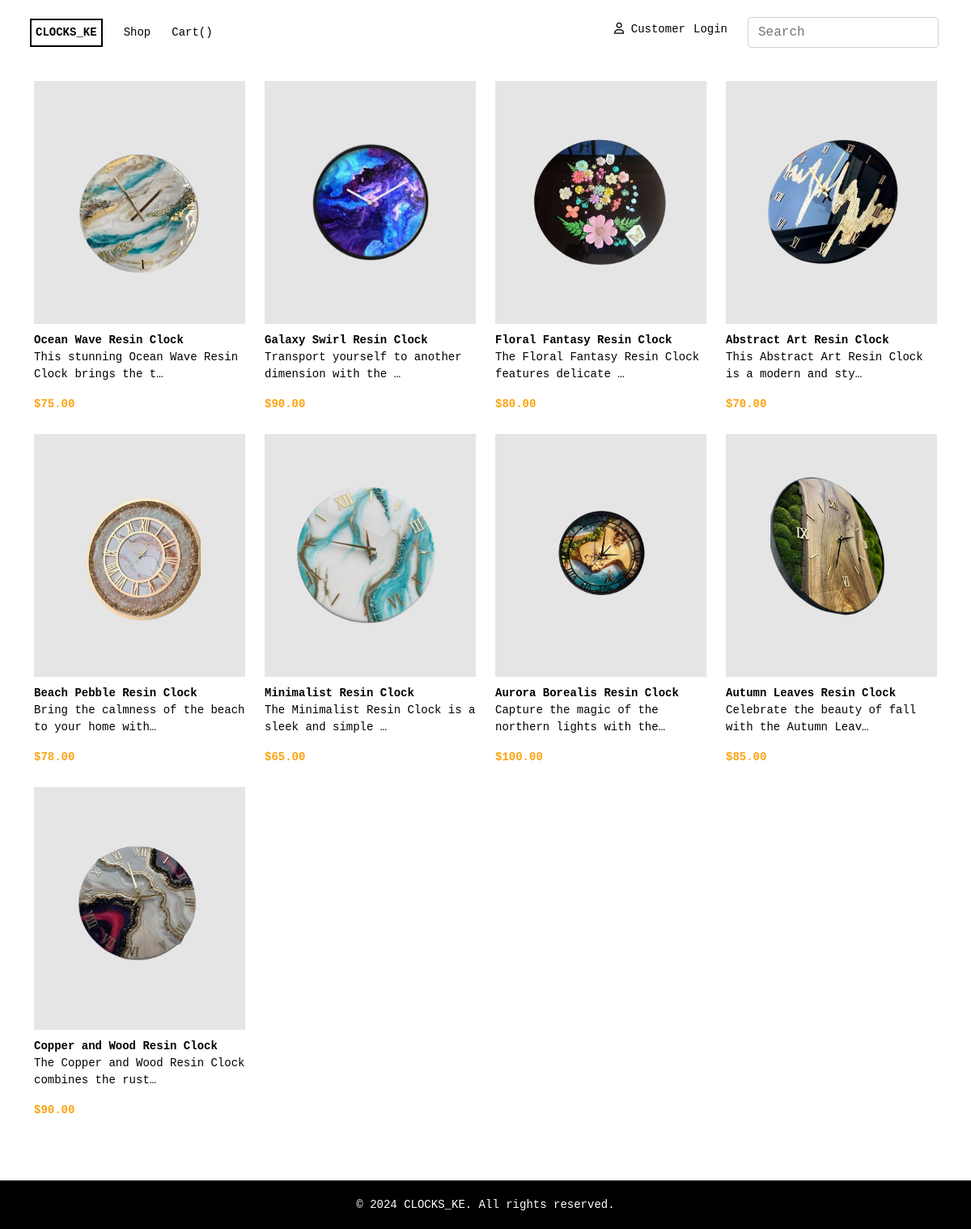
The app's page /shop, older data.
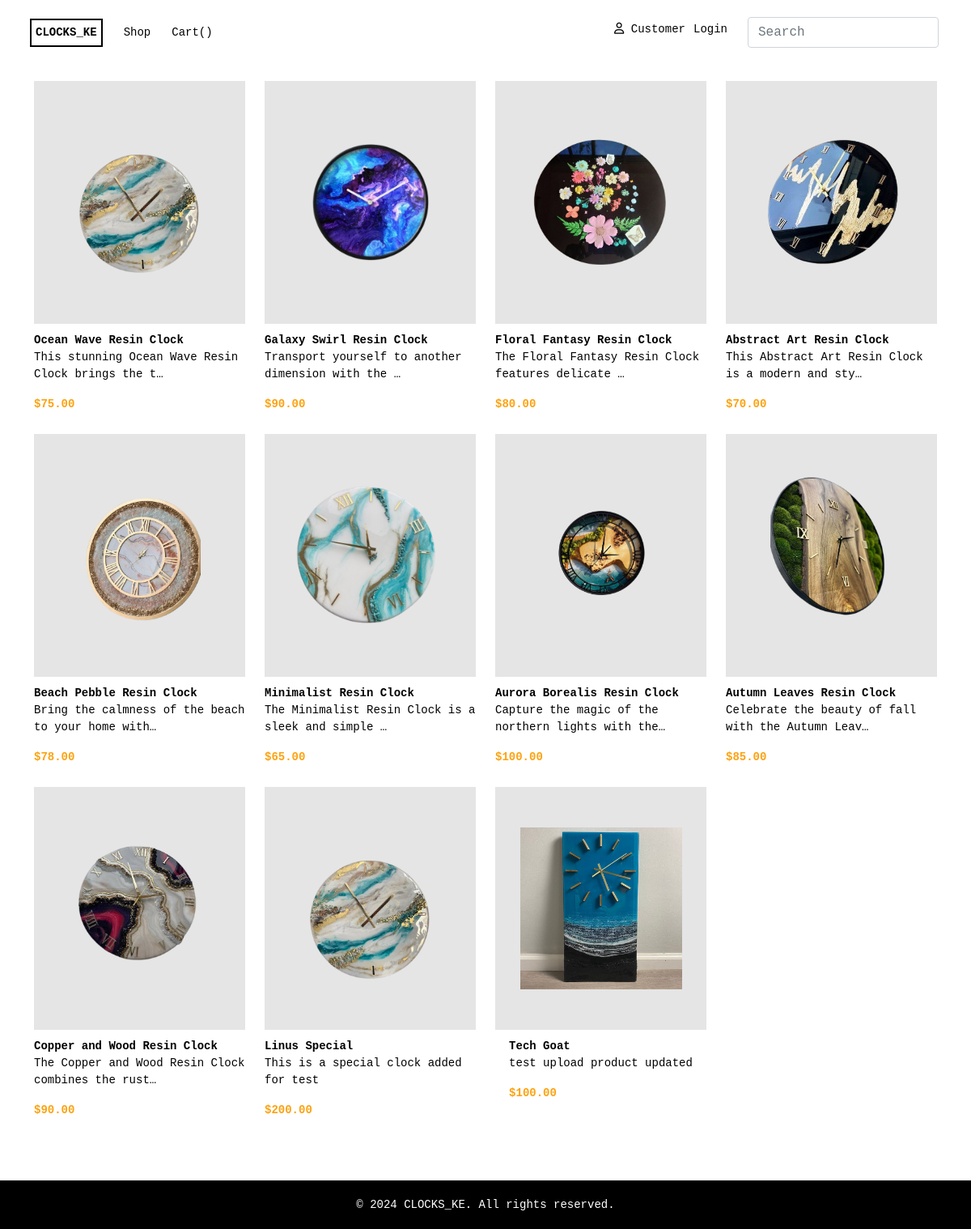
The same page, newer data.
### store/models.py (models this page shows, shortened)
class Product(models.Model):
    id = models.AutoField(primary_key=True)
    name = models.CharField(max_length=200)
    price = models.FloatField()
    details = models.TextField()
    created_at = models.DateTimeField(auto_now_add=True)
    image = models.ImageField(default='clock1.png')

### store/views.py (the view)
# urls.py: path('shop', views.shop, name='shop'),
def shop(request):
    products = Product.objects.all()
    context = {'products': products}
    return render(request, 'store/shop.html', context)

### store/templates/store/shop.html
{% extends 'store/index.html' %} {% block content %} {% load static %}
<section class="shop">
  <div class="container">
    <div class="row">
      {% for product in products %}
      <div class="col-md-4 col-lg-3 col">
        <div class="product-card">
          <a href="#" class="show-product-details" data-product="{{product.id}}">
            <div class="p-image">
              <img src="{{ product.image.url }}" alt="" />
            </div>
            <div class="p-details">
              <div class="p-text">
                <p class="product-name">{{product.name}}</p>
                <p class="product-description">
                  {{product.details | truncatechars:50}}
                </p>
                <p class="product-price">${{product.price | floatformat:2}}</p>
              </div>
            </div>
          </a>
        </div>
      </div>
      {% endfor %}
    </div>
  </div>
</section>
{% endblock %}

Row changes from the older to the newer data that the page shows:
added Product: image (picture), name "Linus Special", details "This is a special clock added for test", price "200.00"
added Product: image (picture), name "Tech Goat", details "test upload product updated", price "100.00"
